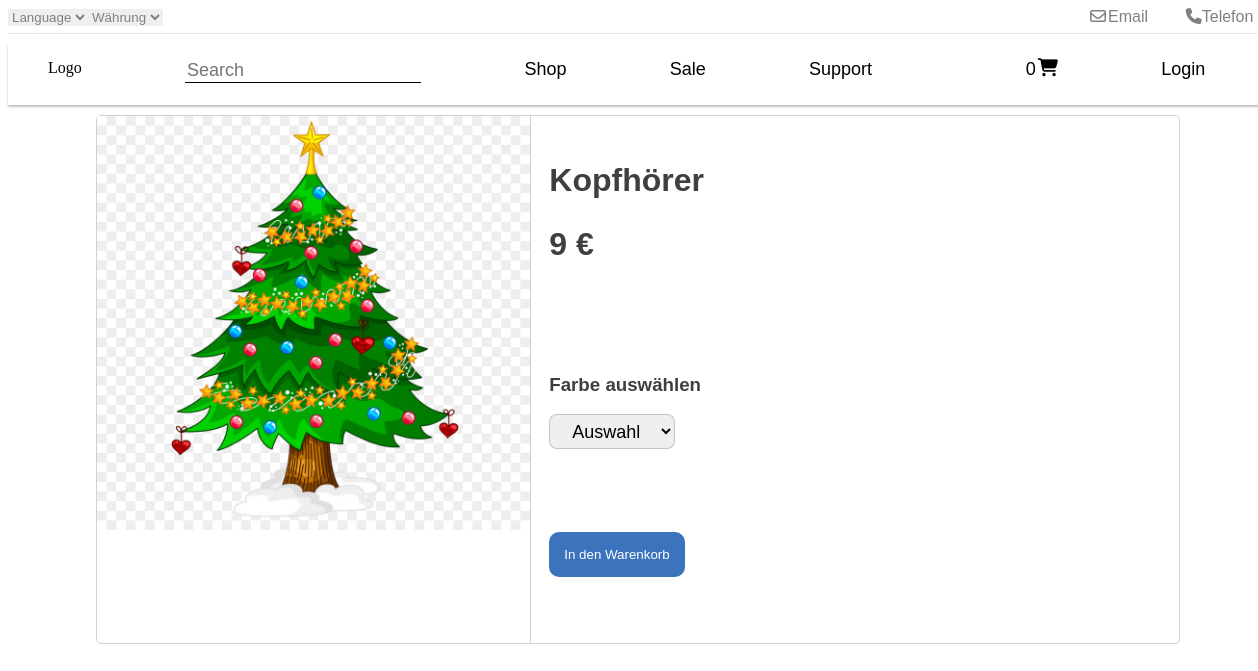
The page /store/schlafzimmer/kopfhorer/ on the database its author committed.
### store/models.py (models this page shows, shortened)
class Product(models.Model):
    product_name    = models.CharField(max_length=200, unique=True)
    slug            = models.SlugField(max_length=200, unique=True)
    description     = models.TextField(max_length=500, blank=True)
    price           = models.IntegerField()
    images          = models.ImageField(upload_to='photos/products')
    stock           = models.IntegerField()
    is_available    = models.BooleanField(default=True)
    kategorie       = models.ForeignKey(Kategorie, on_delete=models.CASCADE)
    create_date     = models.DateTimeField(auto_now_add=True)
    modified_date   = models.DateTimeField(auto_now_add=True)

### store/views.py (the view)
# urls.py: path('<slug:kategorie_slug>/<slug:product_slug>/', views.product_detail, name='product_detail'),
def product_detail(request, kategorie_slug, product_slug):
    try:
        single_product = Product.objects.get(kategorie__slug=kategorie_slug, slug=product_slug)
        in_cart = CartItem.objects.filter(cart__cart_id = _cart_id(request), product = single_product).exists()
    except Exception as e:
        raise e
    context = {
        'single_product' : single_product,
        'in_cart' : in_cart,
    }
    return render(request, 'store/product_detail.html',context)

### Kategorien/context_processors.py (called while the page is built)
def menu_links(request):
    links = Kategorie.objects.all()
    return dict(links=links)

### Kategorien/models.py (called while the page is built)
    def get_url(self):
        return reverse('products_by_category', args=[self.slug])

### carts/context_processors.py (called while the page is built)
def counter(request):
    cart_count = 0
    if 'admin' in request.path:
        return {}
    else:
        try:
            cart = Cart.objects.filter(cart_id = _cart_id(request))
            cart_items = CartItem.objects.all().filter(cart=cart[:1])
            for cart_item in cart_items:
                cart_count += cart_item.quantity
        except Cart.DoesNotExist:
            cart_item = 0
    return dict(cart_count = cart_count)

### carts/views.py (called while the page is built)
def _cart_id(request):
    cart = request.session.session_key
    if not cart:
        cart = request.session.create()
    return cart

### store/models.py (called while the page is built)
    def colors(self):
        return super(VariationManager,self).filter(variation_category='color', is_active=True)

### templates/store/product_detail.html (shortened to what this page needs)
{% extends  'base.html' %}
{% load static %}
{% block content %}
</div>
<div class="detail-container-body">
    <div class="detail-container-info">
        <div class="detail-container-img">
            <img src="{{ single_product.images.url }}">
        </div>
        <form action="{% url 'add_cart' single_product.id %}" method="post">
        <div class="detail-container-text">
            <div class="detail-text">
            <h2>{{ single_product.product_name }}</h2>
            <h2>{{ single_product.price }} €<br></h2>
        </div>
        <div class="container-choose-color">
                <h3>Farbe auswählen</h6>
                <select name="color" class="choose-color" required>
                    <option value="" disabled selected>Auswahl</option>
                </select>
        </div>
        {% if single_product.stock <= 0 %}
        <h4 style="margin-top: 3%">Ausverkauft</h4>
        {% else %}
        <div class="container-add-to-chart">
            <button type="submit" class="add-to-chart">In den Warenkorb</button>
        </div>
        {% endif %}
        </div>
    </form>
    </div>
</div>
</div>
{% endblock %}

### KeepConnect/static/css/home.css (style rules this page uses)
html { margin: 0; padding: 0; }
body { position: absolute; height: 80%; width: 100%; }
.detail-container-body { margin: 0 7%; grid-row: 3; grid-column: 1; display: grid; gap: 10px; grid-template-columns: auto; grid-template-rows: 30% auto; }
.detail-container-info { grid-row: 1; width: 100%; height: 100%; grid-column: 1; display: grid; grid-template-rows: auto; grid-template-columns: 40% auto; border: 1px solid rgba(128, 128, 128, 0.363); border-radius: 5px; }
.detail-container-img { border-right: 1px solid rgba(128, 128, 128, 0.363); position: relative; width: 100%; height: 100%; grid-column: 1; grid-row: 1; }
.detail-container-img img { position: absolute; object-fit: cover; width: 100%; height: auto; }
.detail-container-text { font-family: Arial, Helvetica, sans-serif; grid-column: 2; grid-row: 1; margin: 3% 0% 5% 3%; color: rgba(0, 0, 0, 0.753); display: grid; grid-template-columns: 100%; grid-template-rows: 70% auto 20%; }
.detail-text { grid-row: 1; }
.detail-container-text h2 { font-size: xx-large; }
.container-choose-color { grid-row: 2; }
.choose-color { border-radius: 8px; width: 20%; height: 35px; text-align: center; font-size: large; border-color: rgba(145, 145, 145, 0.479); }
.add-to-chart { padding: 15px; border-radius: 10px; border: none; background-color: #004aaac4; color: white; font-family: Arial, Helvetica, sans-serif; margin-top: 20px; }
.container-add-to-chart { grid-row: 4; grid-column: 1; }

### rows shown on the page
Product: images (picture), product_name "Kopfhörer", price "9"

### other values the page prints
{{ cart_count }} "0"
